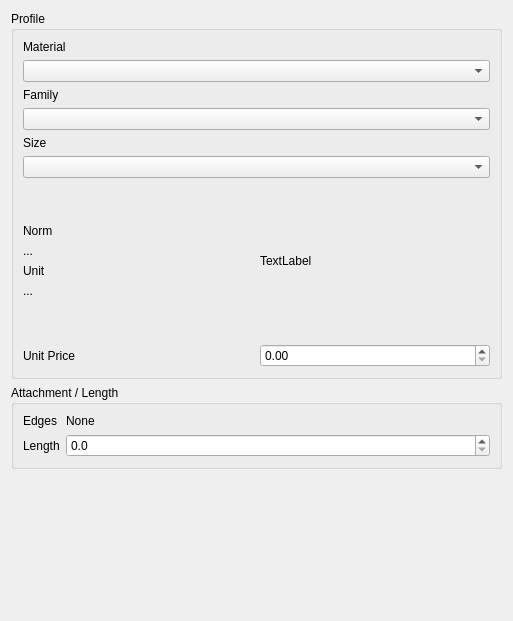
<?xml version="1.0" encoding="UTF-8"?>
<ui version="4.0">
 <class>Dialog</class>
 <widget class="QDialog" name="Dialog">
  <property name="geometry">
   <rect>
    <x>0</x>
    <y>0</y>
    <width>513</width>
    <height>621</height>
   </rect>
  </property>
  <property name="windowTitle">
   <string>Create Profiles</string>
  </property>
  <layout class="QVBoxLayout" name="verticalLayout_3">
   <item>
    <widget class="QGroupBox" name="groupBox">
     <property name="title">
      <string>Profile</string>
     </property>
     <layout class="QVBoxLayout" name="verticalLayout_2">
      <item>
       <widget class="QLabel" name="label_10">
        <property name="text">
         <string>Material</string>
        </property>
       </widget>
      </item>
      <item>
       <widget class="QComboBox" name="combo_material"/>
      </item>
      <item>
       <widget class="QLabel" name="label">
        <property name="text">
         <string>Family</string>
        </property>
       </widget>
      </item>
      <item>
       <widget class="QComboBox" name="combo_family">
        <property name="toolTip">
         <string>Choose profile type</string>
        </property>
       </widget>
      </item>
      <item>
       <widget class="QLabel" name="label_2">
        <property name="font">
         <font>
          <bold>false</bold>
         </font>
        </property>
        <property name="text">
         <string>Size</string>
        </property>
       </widget>
      </item>
      <item>
       <widget class="QComboBox" name="combo_size">
        <property name="toolTip">
         <string>Choose size</string>
        </property>
       </widget>
      </item>
      <item>
       <layout class="QHBoxLayout" name="horizontalLayout">
        <item>
         <layout class="QVBoxLayout" name="verticalLayout">
          <item>
           <spacer name="verticalSpacer_3">
            <property name="orientation">
             <enum>Qt::Orientation::Vertical</enum>
            </property>
            <property name="sizeHint" stdset="0">
             <size>
              <width>20</width>
              <height>40</height>
             </size>
            </property>
           </spacer>
          </item>
          <item>
           <widget class="QLabel" name="label_11">
            <property name="text">
             <string>Norm</string>
            </property>
           </widget>
          </item>
          <item>
           <widget class="QLabel" name="label_norm">
            <property name="text">
             <string>...</string>
            </property>
           </widget>
          </item>
          <item>
           <widget class="QLabel" name="label_13">
            <property name="text">
             <string>Unit</string>
            </property>
           </widget>
          </item>
          <item>
           <widget class="QLabel" name="label_unit">
            <property name="text">
             <string>...</string>
            </property>
           </widget>
          </item>
          <item>
           <spacer name="verticalSpacer_2">
            <property name="orientation">
             <enum>Qt::Orientation::Vertical</enum>
            </property>
            <property name="sizeHint" stdset="0">
             <size>
              <width>20</width>
              <height>40</height>
             </size>
            </property>
           </spacer>
          </item>
         </layout>
        </item>
        <item>
         <widget class="QLabel" name="label_image">
          <property name="minimumSize">
           <size>
            <width>0</width>
            <height>0</height>
           </size>
          </property>
          <property name="text">
           <string>TextLabel</string>
          </property>
         </widget>
        </item>
       </layout>
      </item>
      <item>
       <layout class="QHBoxLayout" name="horizontalLayout_2" stretch="0,0">
        <item>
         <widget class="QLabel" name="label_3">
          <property name="sizePolicy">
           <sizepolicy hsizetype="Minimum" vsizetype="Preferred">
            <horstretch>0</horstretch>
            <verstretch>0</verstretch>
           </sizepolicy>
          </property>
          <property name="text">
           <string>Unit Price</string>
          </property>
         </widget>
        </item>
        <item>
         <widget class="QDoubleSpinBox" name="sb_unitprice"/>
        </item>
       </layout>
      </item>
     </layout>
    </widget>
   </item>
   <item>
    <widget class="QGroupBox" name="groupBox_4">
     <property name="title">
      <string>Attachment / Length</string>
     </property>
     <layout class="QFormLayout" name="formLayout">
      <item row="0" column="0">
       <widget class="QLabel" name="label_14">
        <property name="text">
         <string>Edges</string>
        </property>
       </widget>
      </item>
      <item row="0" column="1">
       <widget class="QLabel" name="label_attach">
        <property name="text">
         <string>None</string>
        </property>
       </widget>
      </item>
      <item row="1" column="0">
       <widget class="QLabel" name="label_5">
        <property name="text">
         <string>Length</string>
        </property>
       </widget>
      </item>
      <item row="1" column="1">
       <widget class="QDoubleSpinBox" name="sb_length">
        <property name="decimals">
         <number>1</number>
        </property>
        <property name="maximum">
         <double>24000.000000000000000</double>
        </property>
       </widget>
      </item>
     </layout>
    </widget>
   </item>
   <item>
    <spacer name="verticalSpacer">
     <property name="orientation">
      <enum>Qt::Orientation::Vertical</enum>
     </property>
     <property name="sizeHint" stdset="0">
      <size>
       <width>20</width>
       <height>40</height>
      </size>
     </property>
    </spacer>
   </item>
  </layout>
 </widget>
 <resources/>
 <connections/>
</ui>
